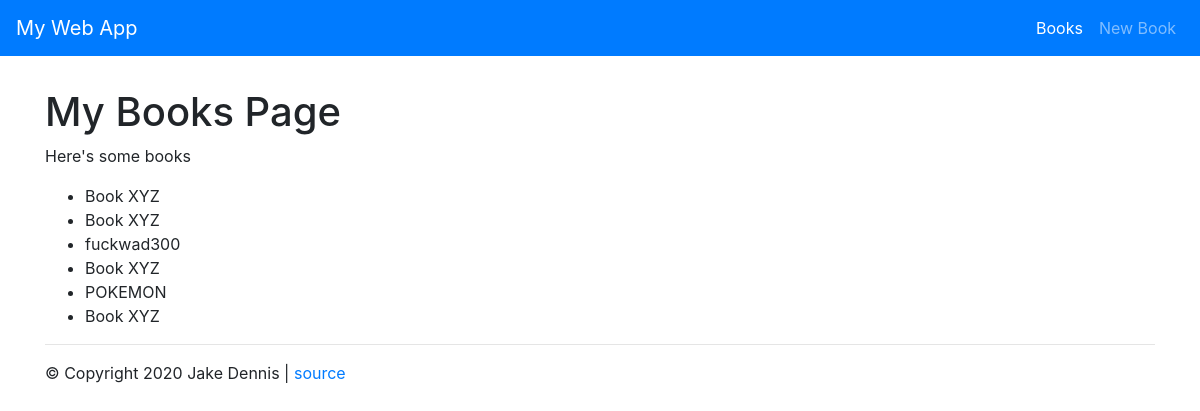
/books, run on the app's committed database.
### web_app/models.py (models this page shows)
class Book(db.Model):
    id = db.Column(db.Integer, primary_key=True)
    title = db.Column(db.String(128))
    author_id = db.Column(db.String(128))

### web_app/routes/book_routes.py (the view)
@book_routes.route("/books")
def list_books_for_humans():
    book_records = Book.query.all()
    print(book_records)
    return render_template("books.html", message="Here's some books", books=book_records)

### web_app/templates/books.html
{% extends "bootstrap_layout.html" %}
{% set active_page = "books" %}
{% block content %}
    <h1>My Books Page</h1>
    <p>{{ message }}</p>
    {% if books %}
        <ul>
        {% for book in books %}
            <li>{{ book.title }}</li>
        {% endfor %}
        </ul>
    {% else %}
        <p>Books not found.</p>
    {% endif %}
{% endblock %}

### data on the page
Book: title "Book XYZ"
Book: title "Book XYZ"
Book: title "fuckwad300"
Book: title "Book XYZ"
Book: title "POKEMON"
Book: title "Book XYZ"

### other printed values
{{ link_text }} "Books" "New Book"
{{ message }} "Here's some books"
